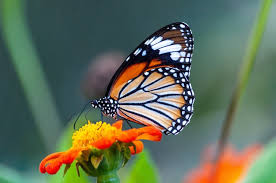
#> input picture example.jpg, 276 x 183 px
$ python -i DetctH.py   (imports and definitions only)   (older library calls are emulated)
#> lines starting #> are read from the running program, lines starting #| are printed output that depends on the picture
#> further down, picture is the input picture: shape (183, 276, 3); mean B, G, R 89.8, 109.4, 97.3
import cv2

import numpy as np

import matplotlib.pyplot as plt


# [19 lines left out: function display_image, not called in this run]


def apply_edge_detection(image, method="sobel", ksize=3, threshold1=100, threshold2=200):

    """Applies the selected edge detection method."""
#> called with method = 'sobel', ksize = 3, threshold1 = 100, threshold2 = 200

    gray_image = cv2.cvtColor(image, cv2.COLOR_BGR2GRAY)
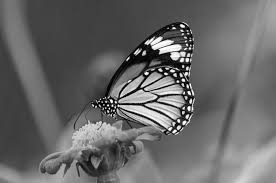
#> gray_image: shape (183, 276); min 0, max 255, mean 103.5


    if method == "sobel":

        sobelx = cv2.Sobel(gray_image, cv2.CV_64F, 1, 0, ksize=ksize)
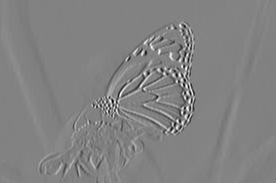
#> sobelx: shape (183, 276) float64; min -945, max 903, mean 1.6; drawn with min black and max white

        sobely = cv2.Sobel(gray_image, cv2.CV_64F, 0, 1, ksize=ksize)
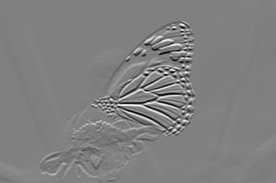
#> sobely: shape (183, 276) float64; min -960, max 951, mean 2.5; drawn with min black and max white

        return cv2.bitwise_or(sobelx.astype(np.uint8), sobely.astype(np.uint8))
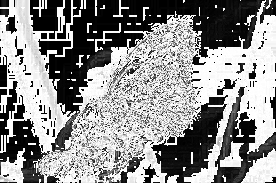
#> returned value: shape (183, 276); min 0, max 255, mean 140


    elif method == "canny":

        return cv2.Canny(gray_image, threshold1, threshold2)


    elif method == "laplacian":

        return cv2.Laplacian(gray_image, cv2.CV_64F).astype(np.uint8)


# [111 lines left out: functions apply_filter, interactive_edge_detection, not called in this run]


# [1 line not run here, left out]

>>> import cv2
>>> picture = cv2.imread('example.jpg')
>>> result = apply_edge_detection(picture)
